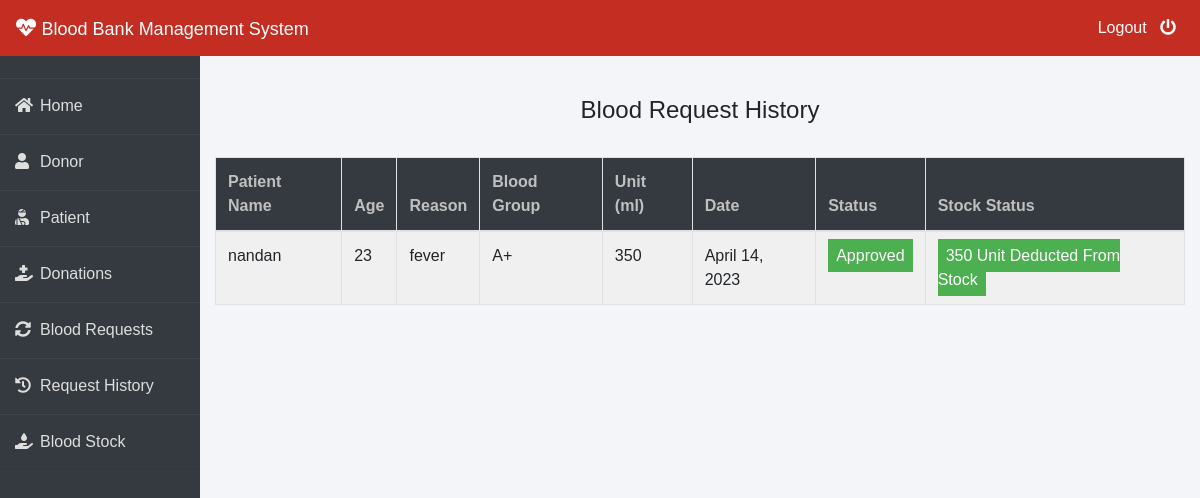
The app's page /admin-request-history (signed in) with its own data.
### blood/models.py (models this page shows, shortened)
class BloodRequest(models.Model):
    request_by_patient=models.ForeignKey(pmodels.Patient,null=True,on_delete=models.CASCADE)
    request_by_donor=models.ForeignKey(dmodels.Donor,null=True,on_delete=models.CASCADE)
    patient_name=models.CharField(max_length=30)
    patient_age=models.PositiveIntegerField()
    reason=models.CharField(max_length=500)
    bloodgroup=models.CharField(max_length=10)
    unit=models.PositiveIntegerField(default=0)
    status=models.CharField(max_length=20,default="Pending")
    date=models.DateField(auto_now=True)

### blood/views.py (the view)
# urls.py: path('admin-request-history', views.admin_request_history_view,name='admin-request-history'),
@login_required(login_url='adminlogin')
def admin_request_history_view(request):
    requests=models.BloodRequest.objects.all().exclude(status='Pending')
    return render(request,'blood/admin_request_history.html',{'requests':requests})

### templates/blood/admin_request_history.html (shortened to what this page needs)
{% extends 'blood/adminbase.html' %}
{% block content %}
{% load widget_tweaks %}
{%load static%}
<head>
</head>
<br><br>
<div class="container">
    <H4 class="text-center">Blood Request History</H4><br>
    <table class="table table-light table-hover table-bordered table-striped">
        <thead class="bg-dark">
            <tr>
                <th scope="col" style="color: rgb(192, 192, 192);">Patient Name</th>
                <th scope="col" style="color: rgb(192, 192, 192);">Age</th>
                <th scope="col" style="color: rgb(192, 192, 192);">Reason</th>
                <th scope="col" style="color: rgb(192, 192, 192);">Blood Group</th>
                <th scope="col" style="color: rgb(192, 192, 192);">Unit (ml)</th>
                <th scope="col" style="color: rgb(192, 192, 192);">Date</th>
                <th scope="col" style="color: rgb(192, 192, 192);">Status</th>
                <th scope="col" style="color: rgb(192, 192, 192);">Stock Status</th>
            </tr>
        </thead>
        <tbody>
            {% for t in requests %}
            <tr>
                <td> {{t.patient_name}}</td>
                <td>{{t.patient_age}}</td>
                <td>{{t.reason}}</td>
                <td>{{t.bloodgroup}}</td>
                <td>{{t.unit}}</td>
                <td>{{t.date}}</td>
                {% if t.status == 'Approved' %}
                <td><span class="label success"> Approved</span></td>
                <td><span class="label success"> {{t.unit}} Unit Deducted From Stock</span></td>
                {% else %}
                <td><span class="label danger">Rejected</span></td>
                <td><span class="label danger"> 0 Unit Deducted From Stock</span></td>
                {% endif %}
            </tr>
            {% endfor %}
        </tbody>
    </table>
</div>
{% endblock content %}

### templates/blood/adminbase.html (style rules this page uses)
* { margin: 0; padding: 0; box-sizing: border-box; list-style: none; text-decoration: none; font-family: 'Josefin Sans', sans-serif; }
body { background-color: #f3f5f9; }

### templates/blood/admin_request_history.html (style rules this page uses)
.label { color: white; padding: 8px; }
.success { background-color: #4CAF50; }

### records on screen
BloodRequest: patient_name "nandan", patient_age "23", reason "fever", bloodgroup "A+", unit "350", date "April 14, 2023"
